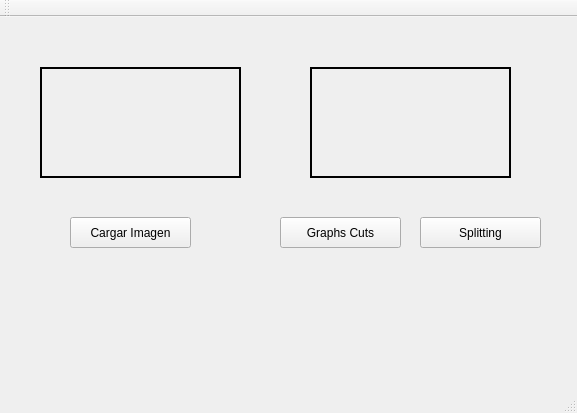
<?xml version="1.0" encoding="UTF-8"?>
<ui version="4.0">
 <class>Segmentacion</class>
 <widget class="QMainWindow" name="Segmentacion">
  <property name="geometry">
   <rect>
    <x>0</x>
    <y>0</y>
    <width>577</width>
    <height>413</height>
   </rect>
  </property>
  <property name="windowTitle">
   <string>Segmentacion</string>
  </property>
  <widget class="QWidget" name="centralWidget">
   <widget class="QPushButton" name="pushButton">
    <property name="geometry">
     <rect>
      <x>70</x>
      <y>200</y>
      <width>121</width>
      <height>31</height>
     </rect>
    </property>
    <property name="text">
     <string>Cargar Imagen</string>
    </property>
   </widget>
   <widget class="QLabel" name="label">
    <property name="geometry">
     <rect>
      <x>40</x>
      <y>50</y>
      <width>201</width>
      <height>111</height>
     </rect>
    </property>
    <property name="frameShape">
     <enum>QFrame::WinPanel</enum>
    </property>
    <property name="text">
     <string/>
    </property>
    <property name="scaledContents">
     <bool>true</bool>
    </property>
   </widget>
   <widget class="QLabel" name="label_2">
    <property name="geometry">
     <rect>
      <x>310</x>
      <y>50</y>
      <width>201</width>
      <height>111</height>
     </rect>
    </property>
    <property name="frameShape">
     <enum>QFrame::WinPanel</enum>
    </property>
    <property name="text">
     <string/>
    </property>
   </widget>
   <widget class="QPushButton" name="pushButton_2">
    <property name="geometry">
     <rect>
      <x>280</x>
      <y>200</y>
      <width>121</width>
      <height>31</height>
     </rect>
    </property>
    <property name="text">
     <string>Graphs Cuts</string>
    </property>
   </widget>
   <widget class="QPushButton" name="pushButton_3">
    <property name="geometry">
     <rect>
      <x>420</x>
      <y>200</y>
      <width>121</width>
      <height>31</height>
     </rect>
    </property>
    <property name="text">
     <string>Splitting</string>
    </property>
   </widget>
  </widget>
  <widget class="QMenuBar" name="menuBar">
   <property name="geometry">
    <rect>
     <x>0</x>
     <y>0</y>
     <width>577</width>
     <height>26</height>
    </rect>
   </property>
  </widget>
  <widget class="QToolBar" name="mainToolBar">
   <attribute name="toolBarArea">
    <enum>TopToolBarArea</enum>
   </attribute>
   <attribute name="toolBarBreak">
    <bool>false</bool>
   </attribute>
  </widget>
  <widget class="QStatusBar" name="statusBar"/>
 </widget>
 <layoutdefault spacing="6" margin="11"/>
 <resources/>
 <connections/>
</ui>
